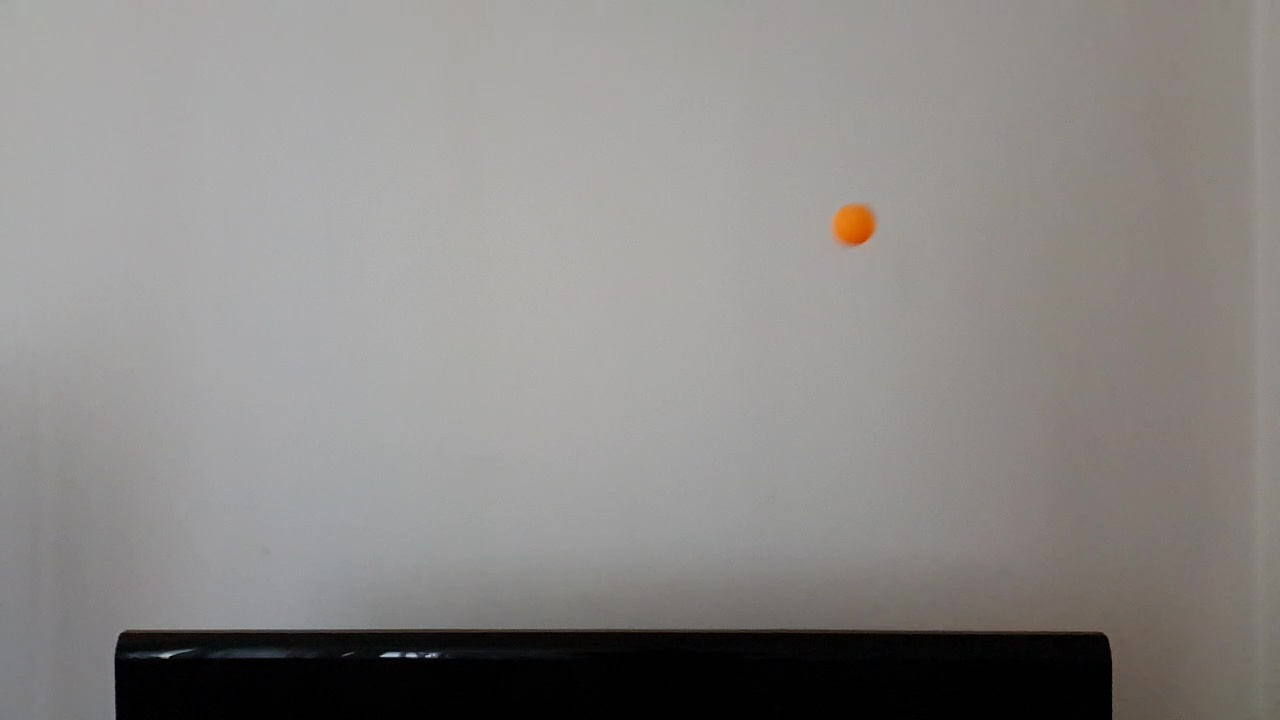
//> input picture BallTrajectoryCalc/BallPos1.jpg, 1280 x 720 px
$ ./main   (built with g++ and OpenCV 4)
//> lines starting //> are read from the running program, lines starting //| are printed output that depends on the picture; after the words box and inside, x2 and y2 are one past the last pixel; in counts of white or black regions, pixels touching at a corner belong together
#include <iostream>
#include <math.h>
#include <iomanip>
#include <vector>
#include <Windows.h>
#include <random>
#include "defs.h"

//This application allows to calculate a trajectory of table tennis ball in side view of a table (to get complete information about ball position,
//a front view photos are needed too). The calculations are performed based on 3 photos of the ball locations (subsequent in time) after opponent shot
//and before the first bounce on the table. For a proper working of the app, used photos should meet some conditions:
//- the background should be plain, without any people or stuffs
//- good lighting conditions should be ensured
//- at the bottom of the photo a ping pong table (in full length) should be seen
//
//The app was a sketch of control subsystem of a university project of table tennis robot.


int main()
{
	using std::cout;
	using std::cin;
	using std::endl;
	using cv::Mat;

	const std::string name1("BallPos1.jpg");
	const std::string name2("BallPos2.jpg");
	const std::string name3("BallPos3.jpg");

	Mat img[3];
	img[0] = cv::imread(name1);
//> img[0] is the input picture: 720 rows x 1280 cols, CV_8UC3; mean B, G, R 134.3, 136.4, 138.9
	img[1] = cv::imread(name2);
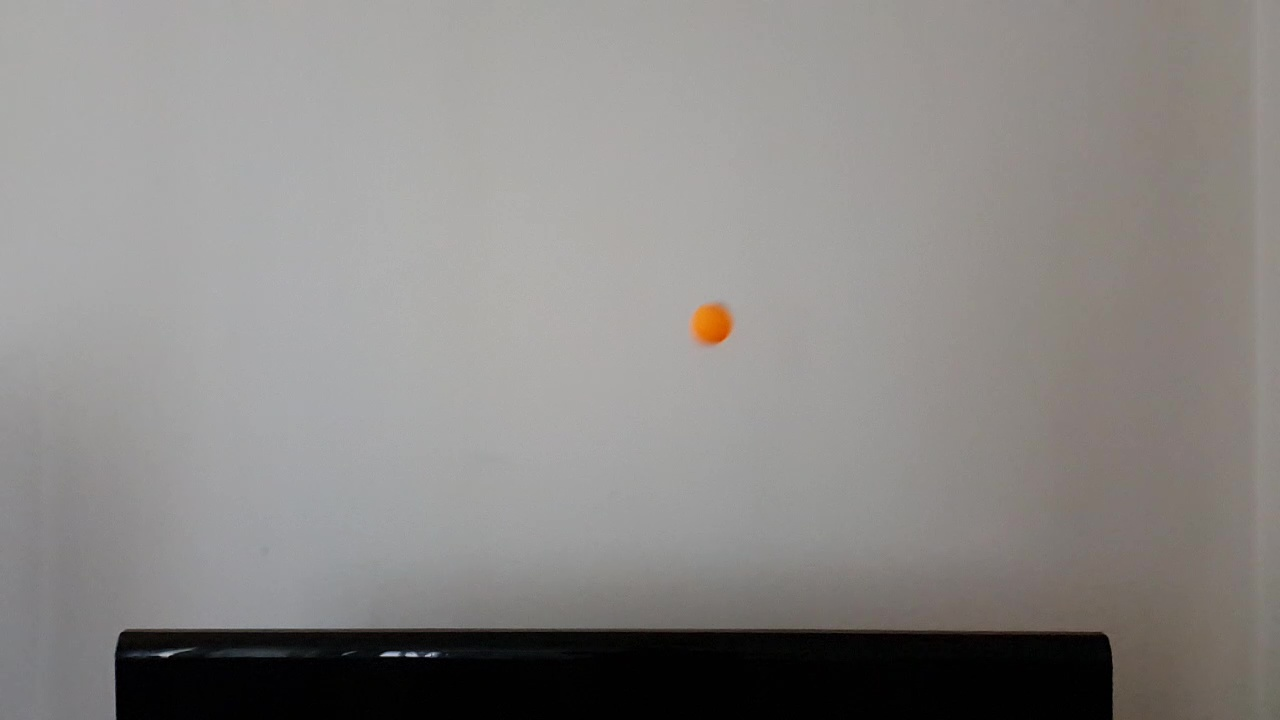
//> input picture BallTrajectoryCalc/BallPos2.jpg, 1280 x 720 px
//> img[1] is the input picture: 720 rows x 1280 cols, CV_8UC3; mean B, G, R 134.4, 136.3, 138.8
	img[2] = cv::imread(name3);
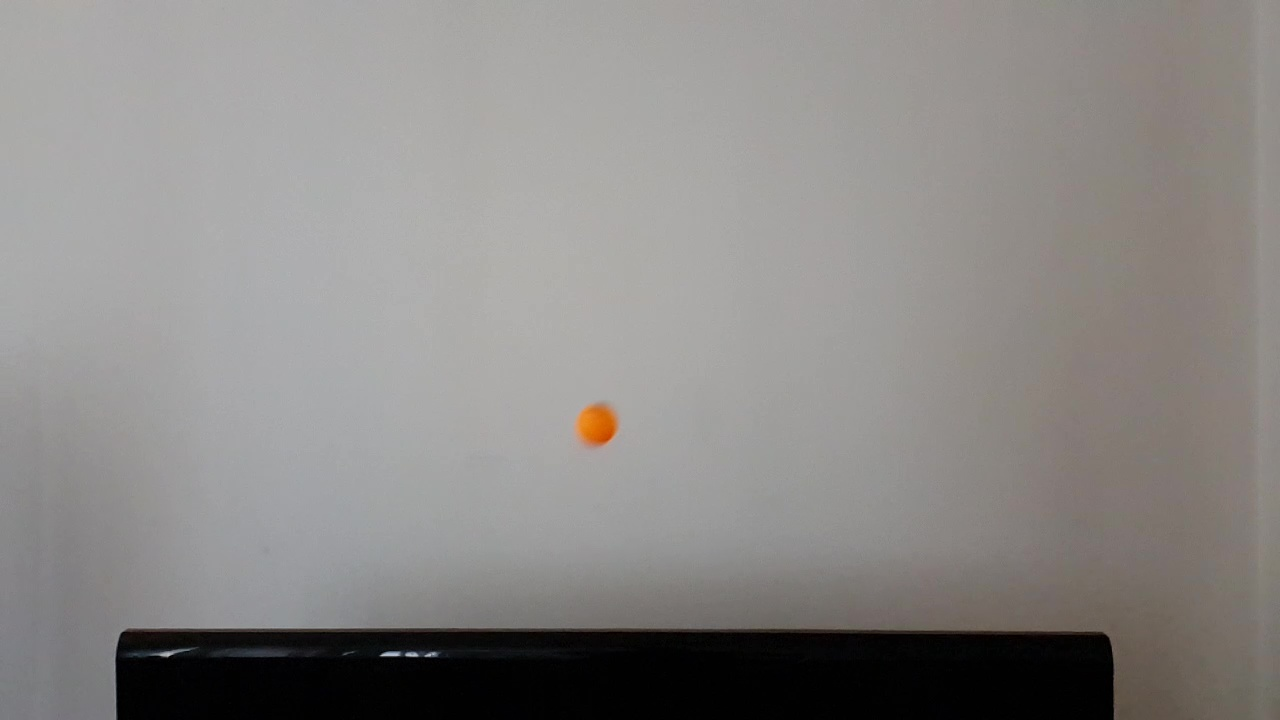
//> input picture BallTrajectoryCalc/BallPos3.jpg, 1280 x 720 px
//> img[2] is the input picture: 720 rows x 1280 cols, CV_8UC3; mean B, G, R 134.4, 136.4, 138.8

	if (img[0].empty())
	{
		cout << "Failed to read: " << name1 << endl;
		cin.get();
		exit(EXIT_FAILURE);
	}

	if (img[1].empty())
	{
		cout << "Failed to read: " << name2 << endl;
		cin.get();
		exit(EXIT_FAILURE);
	}

	if (img[2].empty())
	{
		cout << "Failed to read: " << name3 << endl;
		cin.get();
		exit(EXIT_FAILURE);
	}

	display_all(img, "BallPos", false);
//> (this line was passed over: display_all is not available in this run)

	Mat BGRchnls[3];
	Mat imgBlur[3];

	for (int i = 0; i < 3; i++)
	{
		split(img[i], BGRchnls);
		cv::blur(BGRchnls[0], imgBlur[i], cv::Size(5, 5), cv::Point(-1, -1), cv::BORDER_REPLICATE);
	}
	display_all(imgBlur, "BallPos blurred", false);
//> (this line was passed over: display_all is not available in this run)

	Mat edges[3];
	const int cols = imgBlur[0].cols;
//> cols = 1280
	const int rows = imgBlur[0].rows;
//> rows = 720
	unsigned int avrg_intens = 0;

	for (int i = 0; i < rows; i++)
		for (int j = 0; j < cols; j++)
			avrg_intens += imgBlur[0].at<uchar>(i, j);
//> this loop made 720 passes
//> avrg_intens on passes 1 to 3: 197206, 394411, 591618
//> after the loop, avrg_intens = 123797972

	avrg_intens /= (cols*rows);
//> avrg_intens = 134

	cout << "Average pixel intensity on blurred image: " << avrg_intens << endl << endl;
//| Average pixel intensity on blurred image: 134

	for (int i = 0; i < 3; i++)
		cv::Canny(imgBlur[i], edges[i], 0.5*avrg_intens, avrg_intens, 3, true);
	display_all(edges, "BallPos edges", false);
//> (this line was passed over: display_all is not available in this run)

	//finding value of X coordinate of left edge of table:
	Mat TableDetectImg = edges[0].clone();
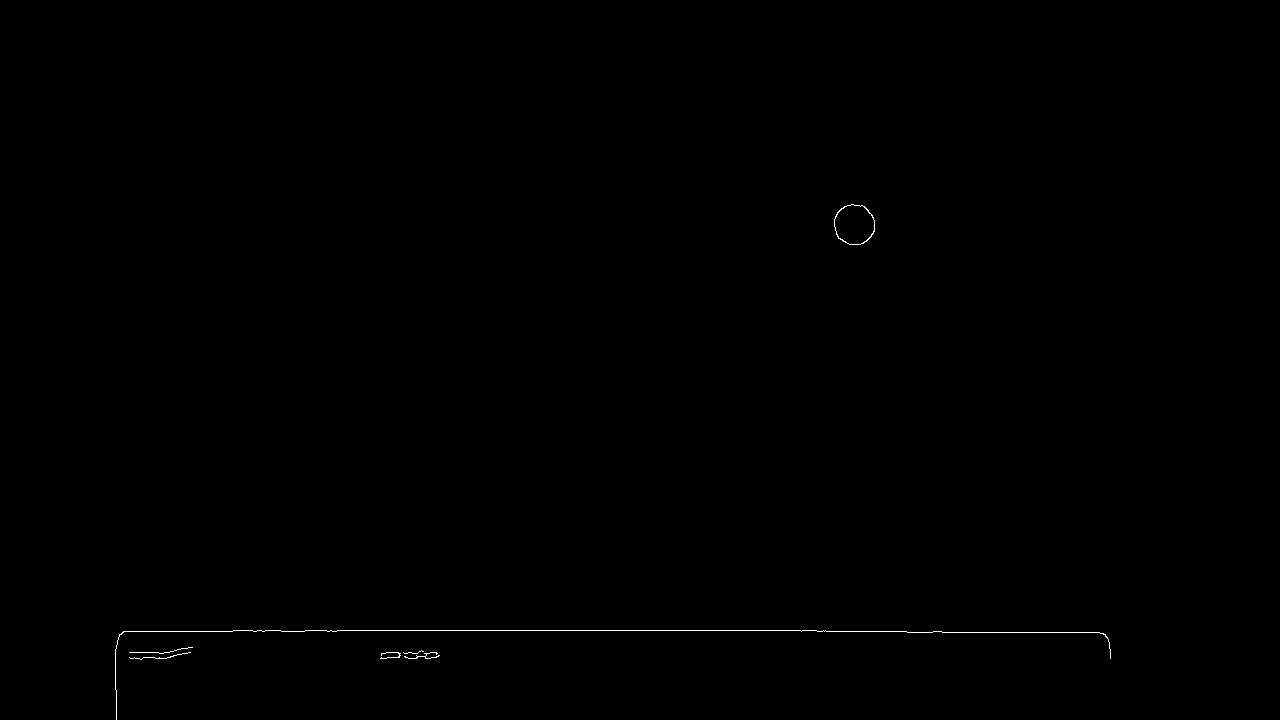
//> TableDetectImg: 720 rows x 1280 cols, CV_8UC1; 0.16% white in thin lines or dots, all inside (x1, y1, x2, y2) = (115, 204, 1111, 720)
	std::vector<int> L_edge;

	for (int i = 0; i < TableDetectImg.size().height; i++)
		for (int j = 0; j < TableDetectImg.size().width; j++)
		{
			if (TableDetectImg.at<uchar>(i, j) == 255)
			{
				L_edge.push_back(j);
				break;
			}
		}
//> after the loop, L_edge = 131 values, max 851 at index 0, min 115 at index 60, mean 342.9

	auto left_X = std::min_element(L_edge.begin(), L_edge.end());
	cout << "Table:" << endl;
	cout << "Left edge X coordinate: " << *left_X << endl;
//| Left edge X coordinate: 115

	//finding value of X coordinate of right edge of table:
	std::vector<int> R_edge;

	for (int i = 0; i < TableDetectImg.size().height; i++)
		for (int j = TableDetectImg.size().width - 1; j >= 0; j--) {
			if (TableDetectImg.at<uchar>(i, j) == 255)
			{
				R_edge.push_back(j);
				break;
			}
		}
//> after the loop, R_edge = 131 values, max 1110 at index 60, min 115 at index 71, mean 568.1

	auto right_X = std::max_element(R_edge.begin(), R_edge.end());
	cout << "Right edge X coordinate: " << *right_X << endl << endl;
//| Right edge X coordinate: 1110

	//finding level of table surface:
	std::vector<int> TabLevel;

	for (int i = 0; i < TableDetectImg.size().width; i++)
		for (int j = 0; j < TableDetectImg.size().height; j++)
		{
			if (TableDetectImg.at<uchar>(j, i) == 255)
			{
				TabLevel.push_back(j);
				break;
			}
		}
//> after the loop, TabLevel = 996 values, max 649 at index 0, min 204 at index 736, mean 613.4

	//creating a histogram to find the most frequent value of table level:
	std::vector<int> TabHistogram(TableDetectImg.size().height, 0);

	for (int i = 0; i < TabLevel.size(); i++)
		++TabHistogram[TabLevel[i]];
//> after the loop, TabHistogram = 720 values, max 546 at index 630, min 0 at index 0, mean 1.38

	auto LevelValIter = std::max_element(TabHistogram.begin(), TabHistogram.end());
	int LevelVal = LevelValIter - TabHistogram.begin();
//> LevelVal = 630
	cout << "Table level value: " << LevelVal << endl;
//| Table level value: 630

	//ball detection:
	std::vector<cv::Vec3f> Circ[3];

	for(int i=0; i<3;i++)
		HoughCircles(imgBlur[i], Circ[i], cv::HOUGH_GRADIENT, 1.0, 50, avrg_intens, 30);

	cout << "Found circles (amount): " << endl;
	cout << name1 << ": " << Circ[0].size() << endl;
//| BallPos1.jpg: 1
	cout << name2 << ": " << Circ[1].size() << endl;
//| BallPos2.jpg: 1
	cout << name3 << ": " << Circ[2].size() << endl << endl;
//| BallPos3.jpg: 1

	for (int i = 0; i < 3; i++)
	{
		for (int j = 0; j < Circ[i].size(); j++)
		{
			cv::Point center(cvRound(Circ[i][j][0]), cvRound(Circ[i][j][1]));
			int radius = cvRound(Circ[i][j][2]);
			circle(img[i], center, radius, cv::Scalar(0, 255, 255), cv::FILLED);
		}
	}
//> img[0]: 720 rows x 1280 cols, CV_8UC3; 0.14% of pixels changed, all inside (x1, y1, x2, y2) = (834, 204, 875, 245)
//> img[1]: 720 rows x 1280 cols, CV_8UC3; 0.11% of pixels changed, all inside (x1, y1, x2, y2) = (694, 306, 731, 343)
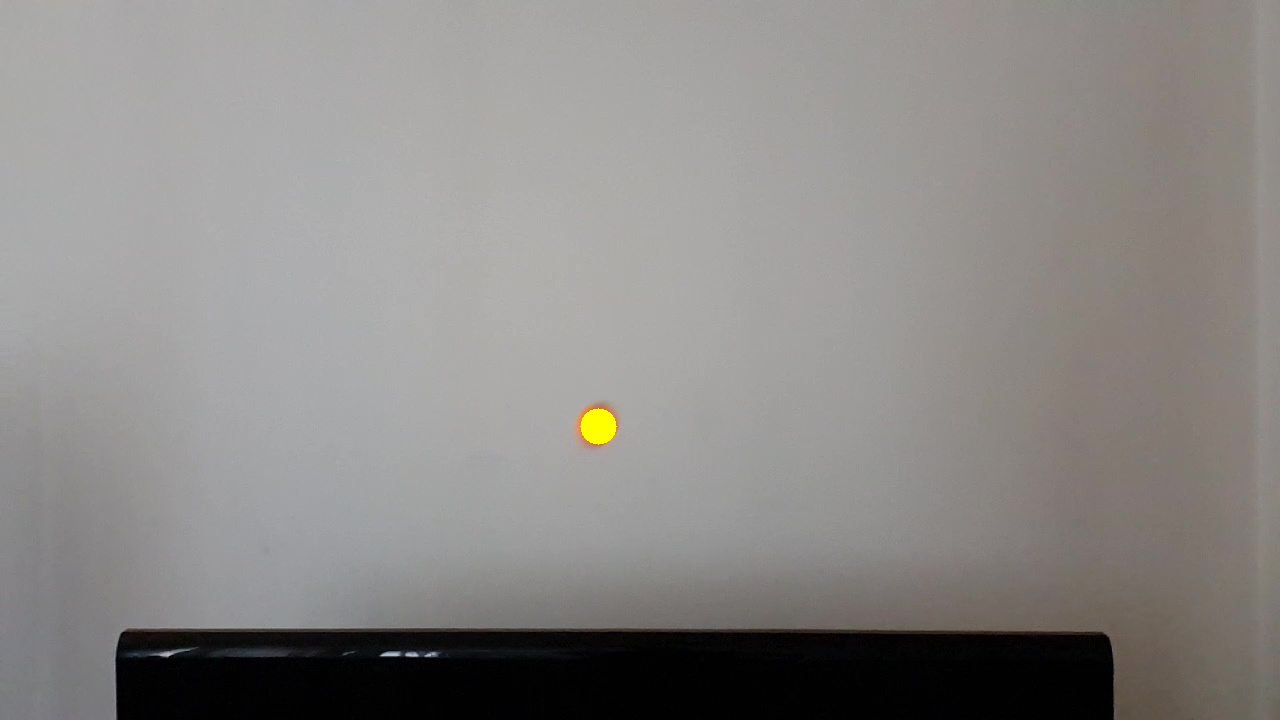
//> img[2]: 720 rows x 1280 cols, CV_8UC3; 0.11% of pixels changed, all inside (x1, y1, x2, y2) = (580, 408, 617, 445)
	display_all(img, "Found circles", false);
//> (this line was passed over: display_all is not available in this run)

	//trajectory calculation:
	//coordinates of ball in subsequent locations:
	cv::Point Pos1(cvRound(Circ[0][0][0]), cvRound(Circ[0][0][1]));
//> Pos1 = Point(854, 224)
	cv::Point Pos2(cvRound(Circ[1][0][0]), cvRound(Circ[1][0][1]));
//> Pos2 = Point(712, 324)
	cv::Point Pos3(cvRound(Circ[2][0][0]), cvRound(Circ[2][0][1]));
//> Pos3 = Point(598, 426)
	const int TabLeng = abs(*left_X - *right_X);
//> TabLeng = 995

	int distDone = Pos1.x - Pos3.x;			//distance between position 1 and position 3 of the ball
//> distDone = 256
	int distAhead = Pos3.x - *left_X;		//distance to edge toward which the ball is flying
//> distAhead = 483

	//symulating the time of flight:
	std::random_device rd;
	std::mt19937 gen(rd());
	std::uniform_real_distribution<> TimeGen(0.1, 0.2);
	const double time = TimeGen(gen);
	//
	const double speed = (abs((distDone) / time));
//> speed = 1492
	const double  time_ahead = (distAhead / speed);		//time to the moment when the ball will reach the end of the table
//> time_ahead = 0.324

	cout << "Position 1: x = " << Pos1.x << " ; y = " << Pos1.y << endl;
//| Position 1: x = 854 ; y = 224
	cout << "Position 2: x = " << Pos2.x << " ; y = " << Pos2.y << endl;
//| Position 2: x = 712 ; y = 324
	cout << "Position 3: x = " << Pos3.x << " ; y = " << Pos3.y << endl << endl;
//| Position 3: x = 598 ; y = 426
	//cout << "Table lenght: " << TabLeng << endl;
	//cout << "Speed of the ball (pixels per second): " << static_cast<int>(speed) << endl << endl;

	//movement equation:
	double A(0);		//parameters of the parabola equation
	double B(0);
	double C(0);

	parab_param_calc(A, B, C, Pos1, Pos2, Pos3);
//> (this line was passed over: parab_param_calc is not available in this run)

	cout.setf(std::ios_base::showpos);
	cout.setf(std::ios_base::fixed, std::ios_base::floatfield);
	cout << "Move equation:\t" << "y = " << A << "x^2" << B << "x" << C << endl << endl;		//in the picture X coordinates incerase normally -
																								//towards right hand side, but Y coordinates
																								//increases downwards
	cout.unsetf(std::ios_base::showpos);
	cout.unsetf(std::ios_base::floatfield);

//> (the run ends here: the program needs code that is not available in this run, at `int connectionX = bounce_point(A, B, C, LevelVal);`)
